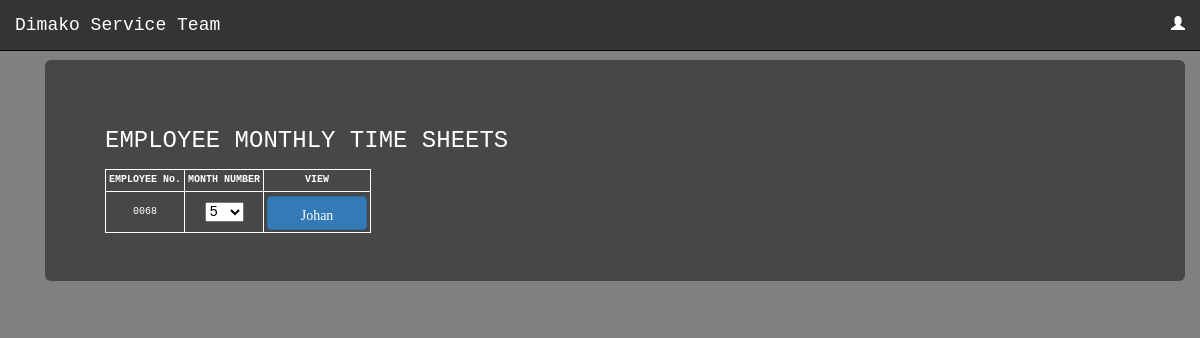
Before: /time_sheets/team with the older database file.
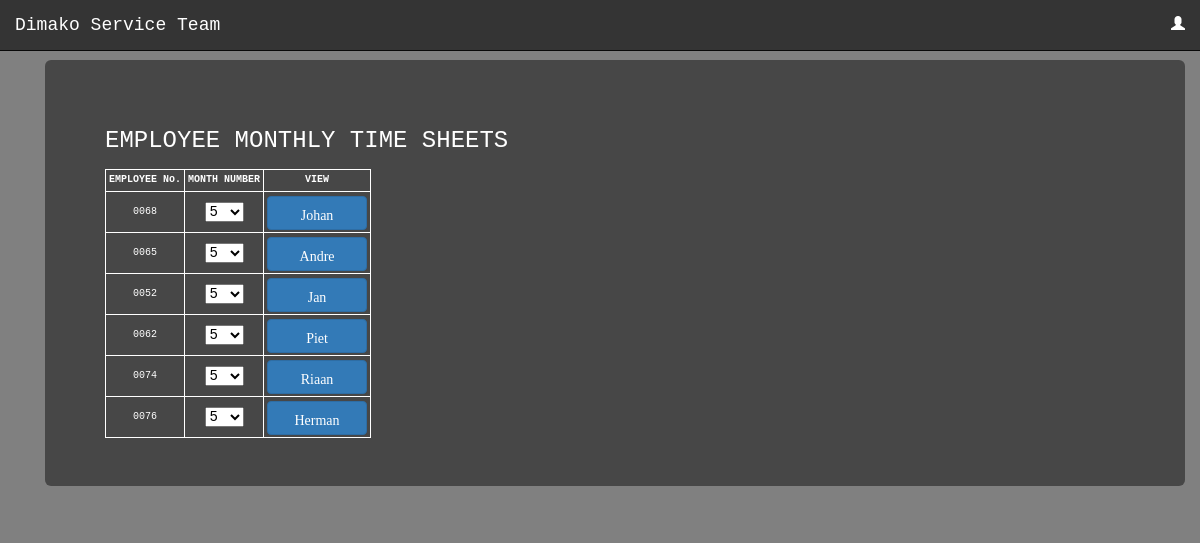
After: the same page with the newer database file.
### accounts/models.py (models this page shows, shortened)
class UserProfileInfo(models.Model):
    user = models.OneToOneField(User, related_name="main_user", on_delete=models.CASCADE)
    job_title = models.CharField(blank=True, max_length=100)
    department = models.CharField(blank=True, max_length=100)
    profile_pic = models.ImageField(upload_to='profile_pics', blank=True)
    employee_no = models.CharField(max_length=256, blank=True, null=True)
    cell_phone = models.CharField(max_length=256, blank=True, null=True)

### time_sheets/views.py (the view, shortened to what this page needs)
# urls.py: path('team', views.TeamListView.as_view(), name='teamlist')
class TeamListView(View):
    def get(self, request, *args, **kwargs):
        team_members = UserProfileInfo.objects.all()
        pay_month = datetime.today().strftime("%m")
        this_day = datetime.today().strftime("%d")
        if pay_month == "01" and int(this_day) < 20:
            this_month = str(int(datetime.today().strftime("%m")))
        if pay_month != "01" and pay_month != "12":
            this_month = str(int(datetime.today().strftime("%m")) + 1)
        if pay_month == "12":
            this_month = str(int(datetime.today().strftime("%m")))
        return render(request, 'time_sheets/team_list.html', {'team_members': team_members, 'this_month': this_month})

### time_sheets/templates/time_sheets/team_list.html (shortened to what this page needs)
{% extends "base.html" %}
  {% load staticfiles %}
  {% block body_block %}
  <div class="container">
    <div class="jumbotron" id="myjumbotron">
      <h3>EMPLOYEE MONTHLY TIME SHEETS</h3>
      <table>
        <tr>
          <th>EMPLOYEE No.</th>
          <th>MONTH NUMBER</th>
          <th>VIEW</th>
        </tr>
        {% for items in team_members %}
          <tr>
            <td>{{ items.employee_no }}</td>
            <form method="POST">
            <td><select id="work_drop_down" class="" name="this_month" required="">
              <option value="{{ this_month }}">{{ this_month }}</option>
            </td>
              <td><input id="timeSheet" type="submit" class="btn btn-primary glyphicon glyphicon-plus" value="{{ items.user }}" name="thisMember"></td>
            </form>
          </tr>
        {% endfor %}
      </table>
    </div>
  </div>
  {% endblock %}

### templates/base.html (shortened to what this page needs)
<!DOCTYPE html>
{% load staticfiles %}
<html lang="en" dir="ltr">
  <head>
    <link rel="stylesheet" href="{% static "CSS/bootstrap.min.css" %}">
    <link rel="stylesheet" href="{% static "CSS/mystyle.css" %}">
  </head>
  <body id="myBody" onload="" >
  <nav id="topnav" class="navbar navbar-inverse navbar-fixed-top">
    <div class="container-fluid">
      <div class="navbar-header">
        <a id="leftMenuItems" class="navbar-brand" href="{% url 'home' %}">Dimako Service Team</a>
      </div>
      <div class="collapse navbar-collapse" id="myNavbar">
        <ul class="nav navbar-nav navbar-right">
          {% if user.is_authenticated %}
          <li>
            <div id="leftMenuItems" class="search-container">
            </div>
          </li>
          <li><a id="leftMenuItems" href="{% url 'accounts:logout' %}"><span class="glyphicon glyphicon-user"></span></a></li>
          <li><a id="userID">{{ user }}</a>
          {% else %}
            <li id="tekenMenu"><a id="leftMenuItems" href="{% url 'accounts:login' %}"><span class="glyphicon glyphicon-user"></span></a></li>
          {% endif %}
        </ul>
      </div>
    </div>
</nav>
    <div class="container" style="margin-top:60px">
      {% block body_block %}{% endblock %}
    </div>
  </body>
</html>

### static/CSS/mystyle.css (style rules this page uses)
#topnav { color: white; background-color: rgba(48, 48, 48, .95); }
#leftMenuItems { color: white; }
#myNavbar { color: white; }
#work_drop_down { font-size: 14px; color: black; }
a { color: yellow; }
#myjumbotron { color: white; background-color: rgba(48, 48, 48, .7); }
#myBody { background-attachment: fixed; background-position: center; background-size: 10%; font-family: monospace; background-color: gray; }
input { color: black; }
@media screen { #app_table, th, td { border: 1px solid white; text-align: center; padding: 3px; font-size: 10px; } }
#timeSheet { width: 100px; font-size: 14px; }

Changed rows visible on the page:
added UserProfileInfo: employee_no "0065", thisMember "Andre"
added UserProfileInfo: employee_no "0052", thisMember "Jan"
added UserProfileInfo: employee_no "0062", thisMember "Piet"
added UserProfileInfo: employee_no "0074", thisMember "Riaan"
added UserProfileInfo: employee_no "0076", thisMember "Herman"
